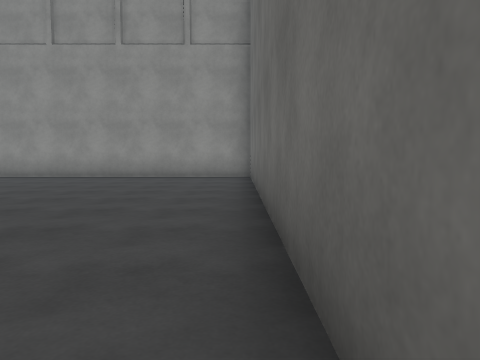
View 1 (above)

24 first-person views from a walk through a Unity game level. The camera is 1.2 m above the floor, tilts 4° down and sees 70° across. The floor is counted in squares, 2 m on a side. Each view is taken from the middle of a square. On the plan, view 1 faces up. The plan holds only what a view shows up to about 10 squares ahead; the rest is blank. The place goes on beyond the plan. Surface patterns are stand-ins for the level's own textures.

View 2
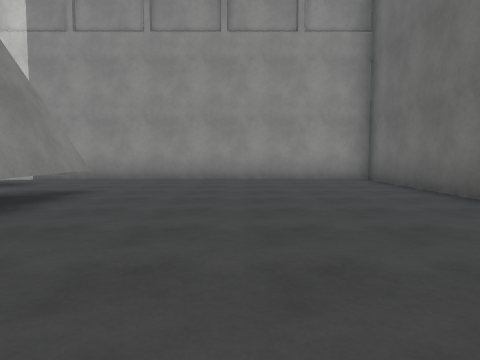

View 3
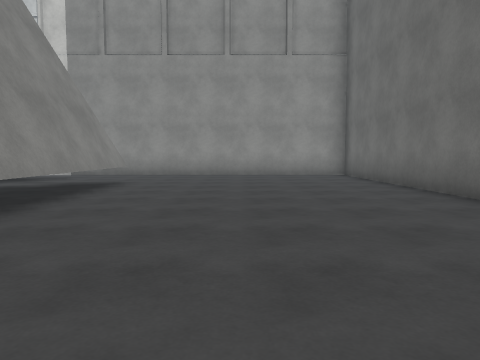

View 4
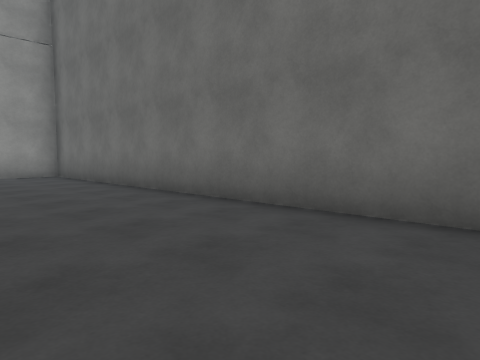

View 5
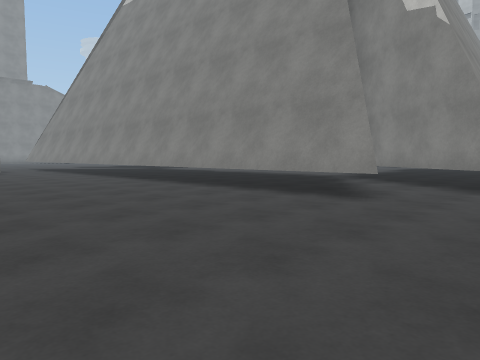

View 6
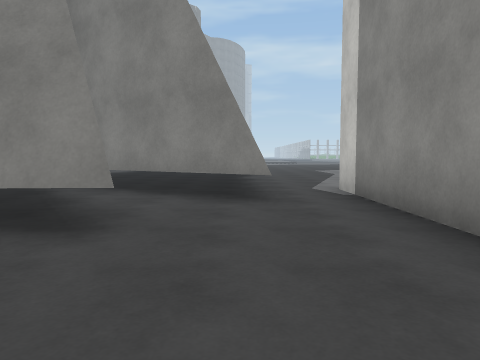

View 7
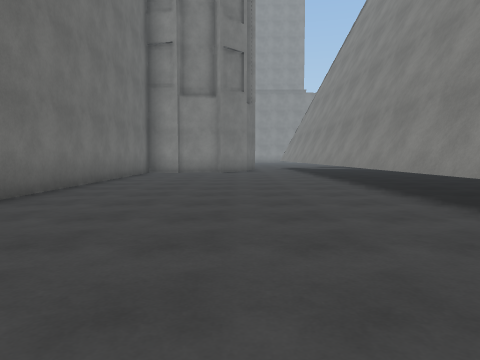

View 8
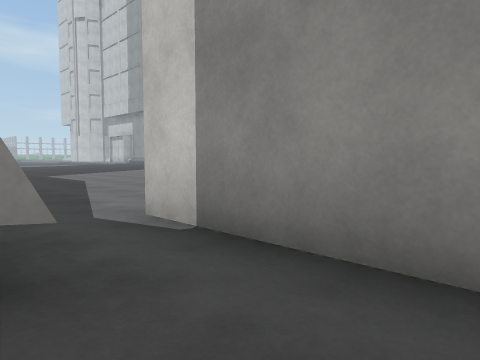

View 9
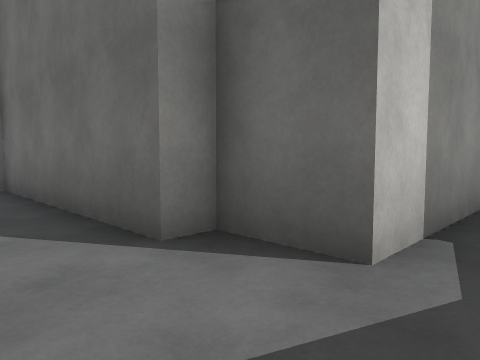

View 10
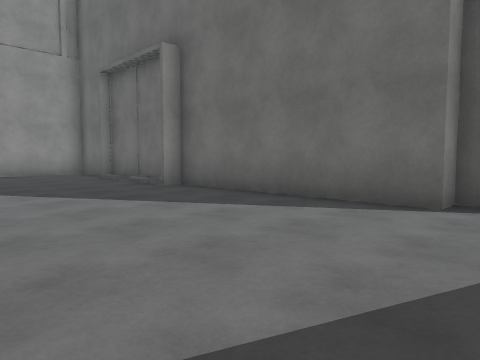

View 11
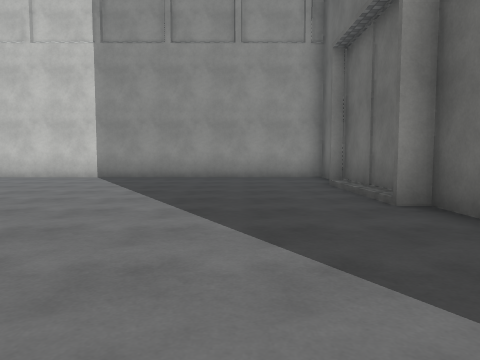

View 12
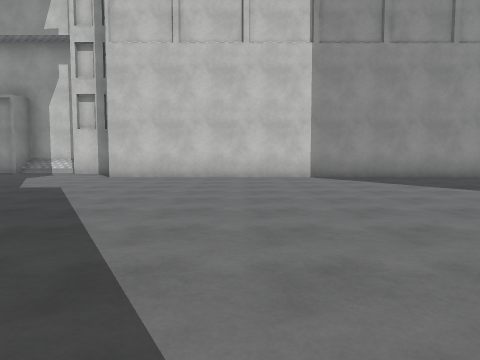

View 13
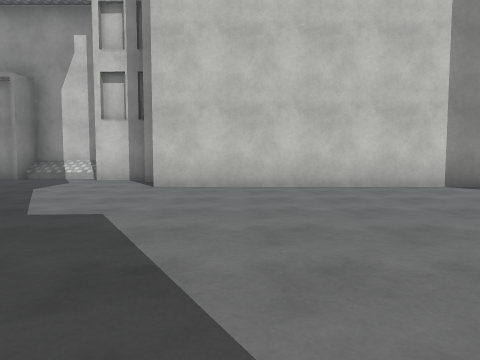

View 14
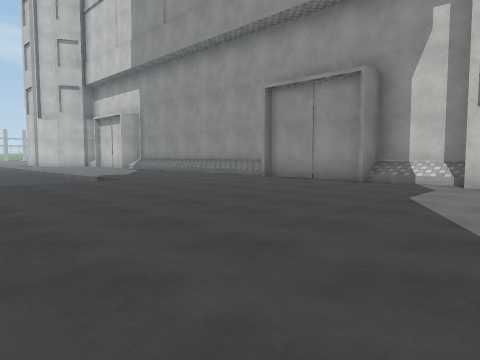

View 15
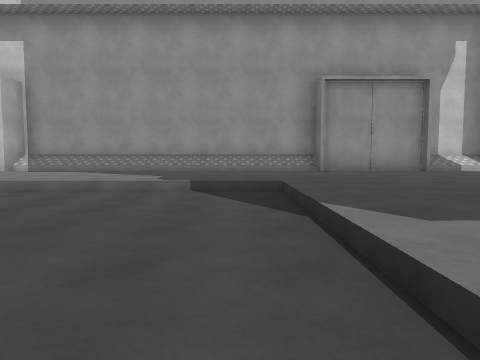

View 16
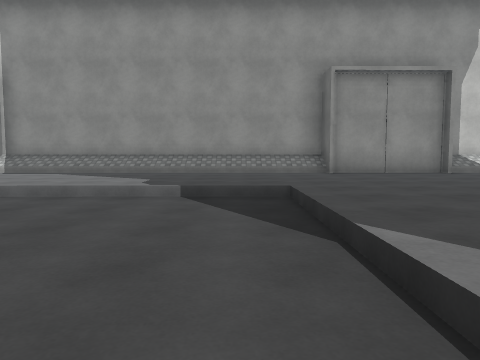

View 17
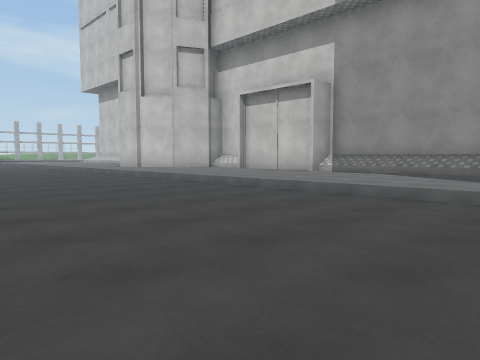

View 18
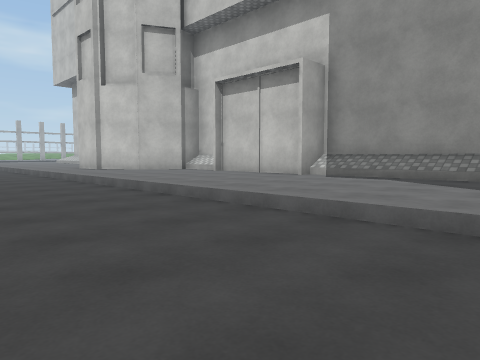

View 19
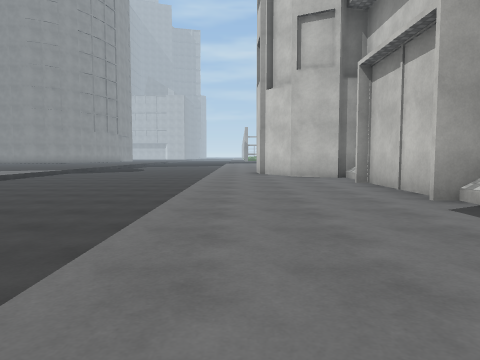

View 20
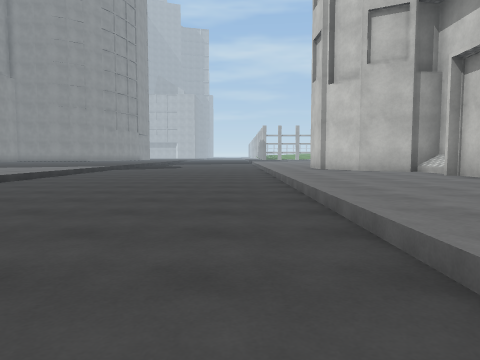

View 21
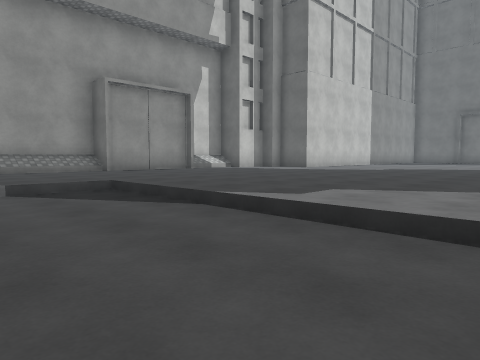

View 22
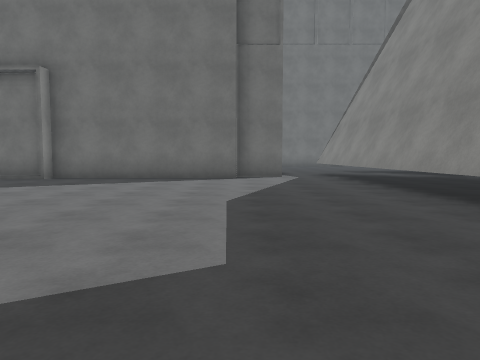

View 23
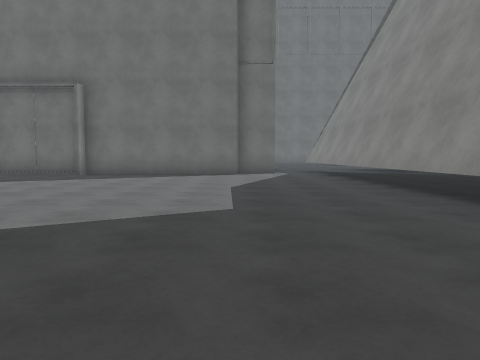

View 24
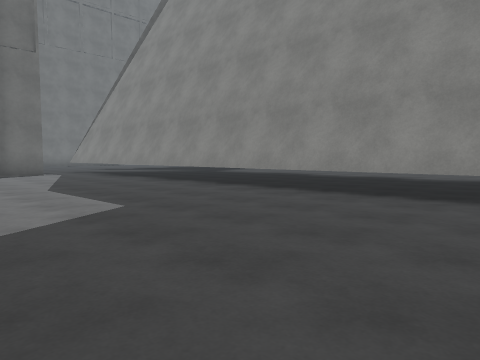

### Floor plan
Key: @ floor where view 1 was taken; # wall or solid block; . main floor; - floor 0.25 m lower than the main floor; / step, stairs or slope.
Columns run from 43 left of view 1 to 1 right of it. Each row starts with its distance up from view 1.
 25 ##   ########### ####
 24 #//###/////////###//##
 23 #....................##
 22 ......................#############
 21 ..................................#
 20 /////////////.....................
 19 -------------....................#
 18 -------------....................#
 17 -------------....................#
 16 -------------....................##
 15 ------  -----......    ...........#
 14 ----      ---.         ...........#
 13 ..                    ............#
 12                       ............#
 11                       ............#
 10                       ............###########
  9                        .....................#
  8                        #############........#
  7                                   #.........#
  6                                   #. #......#
  5                                   #  #......#
  4                                      #......#
  3                                      #......#
  2                                      #......#
  1                                      #......#
  0                                      #.....@#
 -1                                      #......#

Where each view was taken, in squares from view 1:
view 1: 0 up, 0 right, facing up
view 2: 1 up, 3 left, facing up
view 3: 1 down, 3 left, facing up
view 4: 1 down, 3 left, facing up-right
view 5: 9 up, 1 left, facing down-left
view 6: 8 up, 3 left, facing left
view 7: 9 up, 3 left, facing down
view 8: 8 up, 6 left, facing up-left
view 9: 9 up, 11 left, facing up-right
view 10: 10 up, 14 left, facing up-right
view 11: 12 up, 12 left, facing up
view 12: 12 up, 18 left, facing up
view 13: 15 up, 20 left, facing up
view 14: 16 up, 22 left, facing up-left
view 15: 14 up, 31 left, facing up
view 16: 15 up, 31 left, facing up
view 17: 15 up, 32 left, facing up-left
view 18: 17 up, 33 left, facing up-left
view 19: 21 up, 33 left, facing left
view 20: 19 up, 33 left, facing left
view 21: 14 up, 33 left, facing up-right
view 22: 11 up, 19 left, facing right
view 23: 11 up, 21 left, facing right
view 24: 13 up, 21 left, facing down-right
